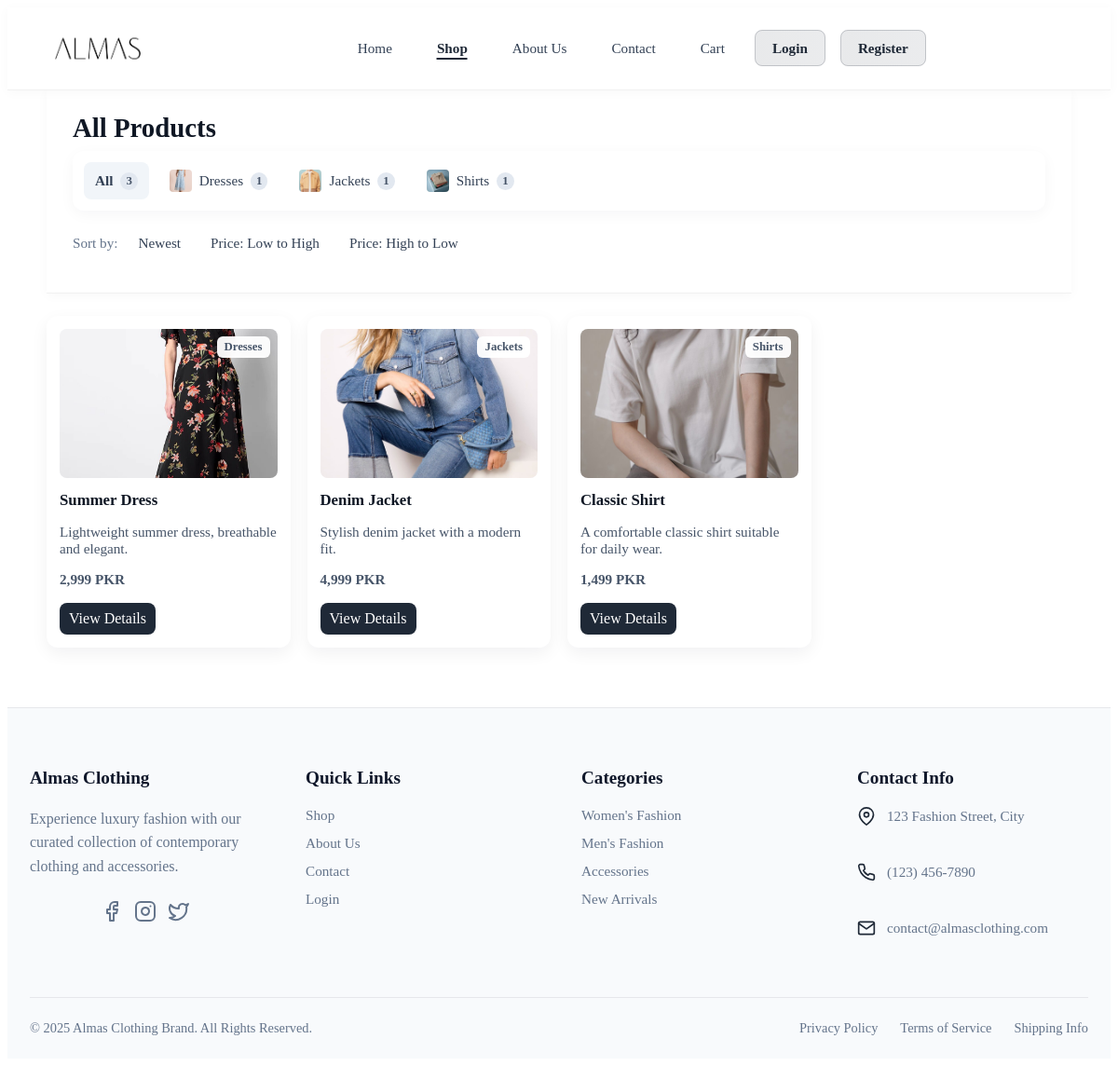
Page /public/shop.php on the committed database.
### tables this page shows
CREATE TABLE `categories` (
  `category_id` int(11) NOT NULL AUTO_INCREMENT,
  `name` varchar(255) NOT NULL,
  `description` text DEFAULT NULL,
  `image_url` varchar(255) DEFAULT NULL,
  `created_at` timestamp NOT NULL DEFAULT CURRENT_TIMESTAMP,
  PRIMARY KEY (`category_id`),
  UNIQUE KEY `name` (`name`)
);

CREATE TABLE `products` (
  `product_id` int(11) NOT NULL AUTO_INCREMENT,
  `name` varchar(255) NOT NULL,
  `description` text DEFAULT NULL,
  `price` decimal(10,2) NOT NULL,
  `category_id` int(11) DEFAULT NULL,
  `image_url` varchar(255) DEFAULT NULL,
  `created_at` timestamp NOT NULL DEFAULT CURRENT_TIMESTAMP,
  PRIMARY KEY (`product_id`),
  KEY `category_id` (`category_id`),
  CONSTRAINT `products_ibfk_1` FOREIGN KEY (`category_id`) REFERENCES `categories` (`category_id`) ON DELETE SET NULL
);

### includes/functions.php (called while the page is built, shortened)
<?php
function get_all_products($conn, $sort = '') {
    $sql = "SELECT p.*, c.name as category_name FROM products p
            LEFT JOIN categories c ON p.category_id = c.category_id";
    switch ($sort) {
        default:
            $sql .= " ORDER BY p.product_id DESC";
    }
    $stmt = $conn->prepare($sql);
    $stmt->execute();
    return $stmt->fetchAll(PDO::FETCH_ASSOC);
}
function get_category_product_count($conn, $category_id) {
    $stmt = $conn->prepare("SELECT COUNT(*) as count FROM products WHERE category_id = ?");
    $stmt->execute([$category_id]);
    $result = $stmt->fetch(PDO::FETCH_ASSOC);
    return $result['count'];
}
?>

### public/shop.php (the view, shortened to what this page needs)
<?php
include('../includes/db.php');
include('../includes/functions.php');
include('../templates/header.php');
$sort = isset($_GET['sort']) ? $_GET['sort'] : '';
$valid_sorts = ['price_asc', 'price_desc', 'newest'];
if (!in_array($sort, $valid_sorts)) {
    $sort = '';
}
$category_id = isset($_GET['category']) ? (int)$_GET['category'] : null;
if ($category_id) {
    $products = get_products_by_category($conn, $category_id, $sort);
    $category = get_category_by_id($conn, $category_id);
    $title = $category ? htmlspecialchars($category['name']) : 'Products';
} else {
    $products = get_all_products($conn, $sort);
    $title = 'All Products';
}
function getSortUrl($sort_value) {
    $params = ['sort' => $sort_value];
    return 'shop.php?' . http_build_query($params);
}
?>
<main>
    <section class="product-list">
        <div class="container">
            <header class="section-header">
                <h1><?php echo $title; ?></h1>
                <div class="category-nav">
                    <a href="shop.php" class="category-link <?php echo !$category_id ? 'active' : ''; ?>">
                        <span class="category-name">All</span>
                        <span class="category-count"><?php echo count(get_all_products($conn)); ?></span>
                    </a>
                    <?php
                    $stmt = $conn->query("SELECT * FROM categories ORDER BY name");
                    $imagesDir = dirname(__FILE__) . '/../images/';
                    while ($cat = $stmt->fetch(PDO::FETCH_ASSOC)):
                        $count = get_category_product_count($conn, $cat['category_id']);
                        $catImg = '';
                        if (!empty($cat['image_url']) && file_exists($imagesDir . $cat['image_url'])) {
                            $catImg = $cat['image_url'];
                        } else {
                            $altName = 'category-' . strtolower(str_replace(' ', '-', $cat['name'])) . '.jpg';
                            if (file_exists($imagesDir . $altName)) {
                                $catImg = $altName;
                            } elseif (file_exists($imagesDir . 'product.jpg')) {
                                $catImg = 'product.jpg';
                            }
                        }
                    ?>
                        <a href="shop.php?category=<?php echo $cat['category_id']; ?><?php echo $sort ? '&sort='.$sort : ''; ?>"
                           class="category-link <?php echo $category_id == $cat['category_id'] ? 'active' : ''; ?>">
                            <?php if (!empty($catImg)): ?>
                                <img src="../images/<?php echo htmlspecialchars($catImg); ?>"
                                     alt="<?php echo htmlspecialchars($cat['name']); ?>" class="category-icon">
                            <?php endif; ?>
                            <span class="category-name"><?php echo htmlspecialchars($cat['name']); ?></span>
                            <span class="category-count"><?php echo $count; ?></span>
                        </a>
                    <?php endwhile; ?>
                </div>
                <div class="sort-options">
                    <span class="sort-label">Sort by:</span>
                    <a href="<?php echo getSortUrl('newest'); ?>"
                       class="sort-link <?php echo $sort === 'newest' ? 'active' : ''; ?>">Newest</a>
                    <a href="<?php echo getSortUrl('price_asc'); ?>"
                       class="sort-link <?php echo $sort === 'price_asc' ? 'active' : ''; ?>">Price: Low to High</a>
                    <a href="<?php echo getSortUrl('price_desc'); ?>"
                       class="sort-link <?php echo $sort === 'price_desc' ? 'active' : ''; ?>">Price: High to Low</a>
                </div>
            </header>
            <?php if (empty($products)): ?>
                <div class="notice info">No products found in this category.</div>
            <?php else: ?>
                <div class="products">
                    <?php foreach ($products as $product): ?>
                        <div class="product-item">
                            <?php
                                $prodImg = '';
                                if (!empty($product['image_url']) && file_exists(dirname(__FILE__) . '/../images/' . $product['image_url'])) {
                                    $prodImg = $product['image_url'];
                                } elseif (file_exists(dirname(__FILE__) . '/../images/product.jpg')) {
                                    $prodImg = 'product.jpg';
                                }
                            ?>
                            <?php if (!empty($prodImg)): ?>
                                <img src="../images/<?php echo htmlspecialchars($prodImg); ?>"
                                     alt="<?php echo htmlspecialchars($product['name']); ?>">
                            <?php endif; ?>
                            <?php if (isset($product['category_name'])): ?>
                                <span class="product-category"><?php echo htmlspecialchars($product['category_name']); ?></span>
                            <?php endif; ?>
                            <h2><?php echo htmlspecialchars($product['name']); ?></h2>
                            <p><?php echo htmlspecialchars($product['description']); ?></p>
                            <p class="price"><?php echo number_format($product['price'], 0); ?> PKR</p>
                            <a href="product_page.php?id=<?php echo $product['product_id']; ?>" class="btn">View Details</a>
                        </div>
                    <?php endforeach; ?>
                </div>
            <?php endif; ?>
        </div>
    </section>
</main>
<?php include('../templates/footer.php'); ?>

### templates/header.php (shortened to what this page needs)
<?php
require_once(__DIR__ . '/../includes/db.php');
$currentPage = basename($_SERVER['SCRIPT_NAME']);
?>
<!DOCTYPE html>
<html lang="en">
<head>
    <link rel="stylesheet" href="/almas_clothing/public/css/style.css?v=2.0">
</head>
<body>
    <header>
        <div class="header-inner">
            <div class="logo-container">
                <a href="../public/index.php" class="logo">
                    <img src="../images/logo.jpg" alt="Almas Clothing Brand">
                </a>
            </div>
            <nav>
                <ul>
                    <li><a href="../public/index.php" class="nav-link<?php echo ($currentPage === 'index.php') ? ' active' : ''; ?>">Home</a></li>
                    <li><a href="../public/shop.php" class="nav-link<?php echo ($currentPage === 'shop.php') ? ' active' : ''; ?>">Shop</a></li>
                    <li><a href="../public/about.php" class="nav-link<?php echo ($currentPage === 'about.php') ? ' active' : ''; ?>">About Us</a></li>
                    <li><a href="../public/contact.php" class="nav-link<?php echo ($currentPage === 'contact.php') ? ' active' : ''; ?>">Contact</a></li>
                    <li><a href="../public/cart.php" class="nav-link<?php echo ($currentPage === 'cart.php') ? ' active' : ''; ?>">
                        Cart
                        <?php
                        require_once(__DIR__ . '/../includes/functions.php');
                        ?>
                    </a></li>
                    <?php if (isset($_SESSION['admin_id'])): ?>
                        <li><a href="../admin/dashboard.php" class="admin-link nav-link<?php echo ($currentPage === 'dashboard.php') ? ' active' : ''; ?>">Dashboard</a></li>
                        <li><a href="../admin/logout.php">Logout</a></li>
                    <?php elseif (isset($_SESSION['user_id'])): ?>
                        <li><a href="../public/logout.php">Logout</a></li>
                    <?php else: ?>
                        <li><a href="../public/login.php" class="nav-link<?php echo ($currentPage === 'login.php') ? ' active' : ''; ?>">Login</a></li>
                        <li><a href="../public/register.php" class="nav-link<?php echo ($currentPage === 'register.php') ? ' active' : ''; ?>">Register</a></li>
                    <?php endif; ?>
                </ul>
            </nav>
        </div>
    </header>

### templates/footer.php (shortened to what this page needs)
    <footer class="site-footer">
        <div class="footer-content">
            <div class="footer-grid">
                <div class="footer-section">
                    <h3>Almas Clothing</h3>
                    <p class="footer-about">Experience luxury fashion with our curated collection of contemporary clothing and accessories.</p>
                    <div class="social-links">
                        <a href="#" aria-label="Facebook"><svg xmlns="http://www.w3.org/2000/svg" width="24" height="24" viewBox="0 0 24 24" fill="none" stroke="currentColor" stroke-width="2" stroke-linecap="round" stroke-linejoin="round"><path d="M18 2h-3a5 5 0 0 0-5 5v3H7v4h3v8h4v-8h3l1-4h-4V7a1 1 0 0 1 1-1h3z"/></svg></a>
                        <a href="#" aria-label="Instagram"></a>
                        <a href="#" aria-label="Twitter"></a>
                    </div>
                </div>
                <div class="footer-section">
                    <h3>Quick Links</h3>
                    <ul class="footer-links">
                        <li><a href="/almas_clothing/public/shop.php">Shop</a></li>
                        <li><a href="/almas_clothing/public/about.php">About Us</a></li>
                        <li><a href="/almas_clothing/public/contact.php">Contact</a></li>
                        <li><a href="/almas_clothing/public/login.php">Login</a></li>
                    </ul>
                </div>
                <div class="footer-section">
                    <h3>Categories</h3>
                    <ul class="footer-links">
                        <li><a href="/almas_clothing/public/shop.php?category=1">Women's Fashion</a></li>
                        <li><a href="/almas_clothing/public/shop.php?category=2">Men's Fashion</a></li>
                        <li><a href="/almas_clothing/public/shop.php?category=3">Accessories</a></li>
                        <li><a href="/almas_clothing/public/shop.php?category=4">New Arrivals</a></li>
                    </ul>
                </div>
                <div class="footer-section">
                    <h3>Contact Info</h3>
                    <ul class="contact-info">
                        <li>
                            <svg xmlns="http://www.w3.org/2000/svg" width="24" height="24" viewBox="0 0 24 24" fill="none" stroke="currentColor" stroke-width="2" stroke-linecap="round" stroke-linejoin="round"><path d="M21 10c0 7-9 13-9 13s-9-6-9-13a9 9 0 0 1 18 0z"/><circle cx="12" cy="10" r="3"/></svg>
                            123 Fashion Street, City
                        </li>
                        <li>
                            (123) 456-7890
                        </li>
                        <li>
                            <svg xmlns="http://www.w3.org/2000/svg" width="24" height="24" viewBox="0 0 24 24" fill="none" stroke="currentColor" stroke-width="2" stroke-linecap="round" stroke-linejoin="round"><path d="M4 4h16c1.1 0 2 .9 2 2v12c0 1.1-.9 2-2 2H4c-1.1 0-2-.9-2-2V6c0-1.1.9-2 2-2z"/><polyline points="22,6 12,13 2,6"/></svg>
                            contact@almasclothing.com
                        </li>
                    </ul>
                </div>
            </div>
            <div class="footer-bottom">
                <div class="copyright">&copy; 2025 Almas Clothing Brand. All Rights Reserved.</div>
                <div class="footer-meta">
                    <a href="#">Privacy Policy</a>
                    <a href="#">Terms of Service</a>
                    <a href="#">Shipping Info</a>
                </div>
            </div>
        </div>
    </footer>
</body>
</html>

### rows in the picture
categories: shows a picture, name "Dresses", count "1"
categories: shows a picture, name "Jackets", count "1"
categories: shows a picture, name "Shirts", category_id "1"
products: image_url (picture), category.name "Dresses", name "Summer Dress", description "Lightweight summer dress, breathable and elegant.", price "2,999"
products: image_url (picture), category.name "Jackets", name "Denim Jacket", description "Stylish denim jacket with a modern fit.", price "4,999"
products: image_url (picture), category.name "Shirts", name "Classic Shirt", description "A comfortable classic shirt suitable for daily wear.", price "1,499"

### other values in the picture
$title "All Products"
count(get_all_products($conn)) "3"
